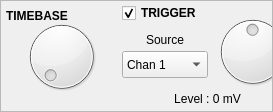
                                            <widget class="QFrame" name="frame_5">
                                                <property name="minimumSize">
                                                    <size>
                                                        <width>0</width>
                                                        <height>100</height>
                                                    </size>
                                                </property>
                                                <property name="frameShape">
                                                    <enum>QFrame::StyledPanel</enum>
                                                </property>
                                                <property name="frameShadow">
                                                    <enum>QFrame::Raised</enum>
                                                </property>
                                                <layout class="QHBoxLayout" name="horizontalLayout_2">
                                                    <property name="spacing">
                                                        <number>3</number>
                                                    </property>
                                                    <property name="margin">
                                                        <number>0</number>
                                                    </property>
                                                    <item>
                                                        <widget class="QFrame" name="frame_2">
                                                            <property name="sizePolicy">
                                                                <sizepolicy hsizetype="Preferred" vsizetype="Preferred">
                                                                    <horstretch>0</horstretch>
                                                                    <verstretch>0</verstretch>
                                                                </sizepolicy>
                                                            </property>
                                                            <property name="minimumSize">
                                                                <size>
                                                                    <width>118</width>
                                                                    <height>40</height>
                                                                </size>
                                                            </property>
                                                            <property name="maximumSize">
                                                                <size>
                                                                    <width>16777215</width>
                                                                    <height>110</height>
                                                                </size>
                                                            </property>
                                                            <property name="frameShape">
                                                                <enum>QFrame::NoFrame</enum>
                                                            </property>
                                                            <property name="frameShadow">
                                                                <enum>QFrame::Raised</enum>
                                                            </property>
                                                            <property name="class" stdset="0">
                                                                <string>PeripheralCollectionInner</string>
                                                            </property>
                                                            <widget class="QLabel" name="label_49">
                                                                <property name="geometry">
                                                                    <rect>
                                                                        <x>5</x>
                                                                        <y>5</y>
                                                                        <width>66</width>
                                                                        <height>19</height>
                                                                    </rect>
                                                                </property>
                                                                <property name="sizePolicy">
                                                                    <sizepolicy hsizetype="Maximum"
                                                                                vsizetype="Preferred">
                                                                        <horstretch>0</horstretch>
                                                                        <verstretch>0</verstretch>
                                                                    </sizepolicy>
                                                                </property>
                                                                <property name="font">
                                                                    <font>
                                                                        <pointsize>9</pointsize>
                                                                        <weight>75</weight>
                                                                        <italic>false</italic>
                                                                        <bold>true</bold>
                                                                    </font>
                                                                </property>
                                                                <property name="text">
                                                                    <string>TIMEBASE</string>
                                                                </property>
                                                            </widget>
                                                            <widget class="QLabel" name="time_label">
                                                                <property name="geometry">
                                                                    <rect>
                                                                        <x>0</x>
                                                                        <y>86</y>
                                                                        <width>116</width>
                                                                        <height>21</height>
                                                                    </rect>
                                                                </property>
                                                                <property name="font">
                                                                    <font>
                                                                        <pointsize>9</pointsize>
                                                                    </font>
                                                                </property>
                                                                <property name="text">
                                                                    <string/>
                                                                </property>
                                                                <property name="alignment">
                                                                    <set>Qt::AlignCenter</set>
                                                                </property>
                                                            </widget>
                                                            <widget class="QDial" name="dial">
                                                                <property name="geometry">
                                                                    <rect>
                                                                        <x>20</x>
                                                                        <y>10</y>
                                                                        <width>81</width>
                                                                        <height>91</height>
                                                                    </rect>
                                                                </property>
                                                                <property name="maximum">
                                                                    <number>9</number>
                                                                </property>
                                                                <property name="pageStep">
                                                                    <number>1</number>
                                                                </property>
                                                            </widget>
                                                        </widget>
                                                    </item>
                                                    <item>
                                                        <widget class="QFrame" name="trigger_frame">
                                                            <property name="sizePolicy">
                                                                <sizepolicy hsizetype="Expanding" vsizetype="Preferred">
                                                                    <horstretch>0</horstretch>
                                                                    <verstretch>0</verstretch>
                                                                </sizepolicy>
                                                            </property>
                                                            <property name="minimumSize">
                                                                <size>
                                                                    <width>150</width>
                                                                    <height>110</height>
                                                                </size>
                                                            </property>
                                                            <property name="maximumSize">
                                                                <size>
                                                                    <width>16777215</width>
                                                                    <height>110</height>
                                                                </size>
                                                            </property>
                                                            <property name="styleSheet">
                                                                <string notr="true">QFrame{background-color: rgba(0,
                                                                    175, 0, 50);}
                                                                </string>
                                                            </property>
                                                            <property name="frameShape">
                                                                <enum>QFrame::NoFrame</enum>
                                                            </property>
                                                            <property name="frameShadow">
                                                                <enum>QFrame::Raised</enum>
                                                            </property>
                                                            <property name="class" stdset="0">
                                                                <string>PeripheralCollectionInner</string>
                                                            </property>
                                                            <widget class="QLabel" name="trigger_level_label">
                                                                <property name="geometry">
                                                                    <rect>
                                                                        <x>0</x>
                                                                        <y>85</y>
                                                                        <width>171</width>
                                                                        <height>26</height>
                                                                    </rect>
                                                                </property>
                                                                <property name="font">
                                                                    <font>
                                                                        <pointsize>9</pointsize>
                                                                    </font>
                                                                </property>
                                                                <property name="text">
                                                                    <string>Level : 0 mV</string>
                                                                </property>
                                                                <property name="alignment">
                                                                    <set>Qt::AlignCenter</set>
                                                                </property>
                                                            </widget>
                                                            <widget class="QDial" name="dial_11">
                                                                <property name="geometry">
                                                                    <rect>
                                                                        <x>85</x>
                                                                        <y>10</y>
                                                                        <width>91</width>
                                                                        <height>81</height>
                                                                    </rect>
                                                                </property>
                                                                <property name="toolTip">
                                                                    <string>Scroll to change trigger level</string>
                                                                </property>
                                                                <property name="minimum">
                                                                    <number>0</number>
                                                                </property>
                                                                <property name="maximum">
                                                                    <number>1000</number>
                                                                </property>
                                                                <property name="value">
                                                                    <number>500</number>
                                                                </property>
                                                                <property name="notchTarget">
                                                                    <double>10.000000000000000</double>
                                                                </property>
                                                                <property name="notchesVisible">
                                                                    <bool>false</bool>
                                                                </property>
                                                            </widget>
                                                            <widget class="QLabel" name="label_4">
                                                                <property name="geometry">
                                                                    <rect>
                                                                        <x>0</x>
                                                                        <y>25</y>
                                                                        <width>86</width>
                                                                        <height>27</height>
                                                                    </rect>
                                                                </property>
                                                                <property name="sizePolicy">
                                                                    <sizepolicy hsizetype="Preferred"
                                                                                vsizetype="Preferred">
                                                                        <horstretch>0</horstretch>
                                                                        <verstretch>0</verstretch>
                                                                    </sizepolicy>
                                                                </property>
                                                                <property name="text">
                                                                    <string>Source</string>
                                                                </property>
                                                                <property name="alignment">
                                                                    <set>Qt::AlignCenter</set>
                                                                </property>
                                                            </widget>
                                                            <widget class="QComboBox" name="trigger_select_box">
                                                                <property name="geometry">
                                                                    <rect>
                                                                        <x>0</x>
                                                                        <y>50</y>
                                                                        <width>86</width>
                                                                        <height>27</height>
                                                                    </rect>
                                                                </property>
                                                                <property name="styleSheet">
                                                                    <string notr="true"/>
                                                                </property>
                                                                <property name="iconSize">
                                                                    <size>
                                                                        <width>0</width>
                                                                        <height>0</height>
                                                                    </size>
                                                                </property>
                                                                <property name="frame">
                                                                    <bool>true</bool>
                                                                </property>
                                                                <item>
                                                                    <property name="text">
                                                                        <string>Chan 1</string>
                                                                    </property>
                                                                </item>
                                                                <item>
                                                                    <property name="text">
                                                                        <string>Chan 2</string>
                                                                    </property>
                                                                </item>
                                                                <item>
                                                                    <property name="text">
                                                                        <string>CH3</string>
                                                                    </property>
                                                                </item>
                                                                <item>
                                                                    <property name="text">
                                                                        <string>MIC</string>
                                                                    </property>
                                                                </item>
                                                            </widget>
                                                            <widget class="QCheckBox" name="triggerBox">
                                                                <property name="geometry">
                                                                    <rect>
                                                                        <x>0</x>
                                                                        <y>0</y>
                                                                        <width>101</width>
                                                                        <height>24</height>
                                                                    </rect>
                                                                </property>
                                                                <property name="font">
                                                                    <font>
                                                                        <pointsize>9</pointsize>
                                                                        <weight>75</weight>
                                                                        <italic>false</italic>
                                                                        <bold>true</bold>
                                                                    </font>
                                                                </property>
                                                                <property name="text">
                                                                    <string>TRIGGER</string>
                                                                </property>
                                                                <property name="checked">
                                                                    <bool>true</bool>
                                                                </property>
                                                            </widget>
                                                            <zorder>trigger_level_label</zorder>
                                                            <zorder>label_4</zorder>
                                                            <zorder>trigger_select_box</zorder>
                                                            <zorder>triggerBox</zorder>
                                                            <zorder>dial_11</zorder>
                                                        </widget>
                                                    </item>
                                                </layout>
                                            </widget>
